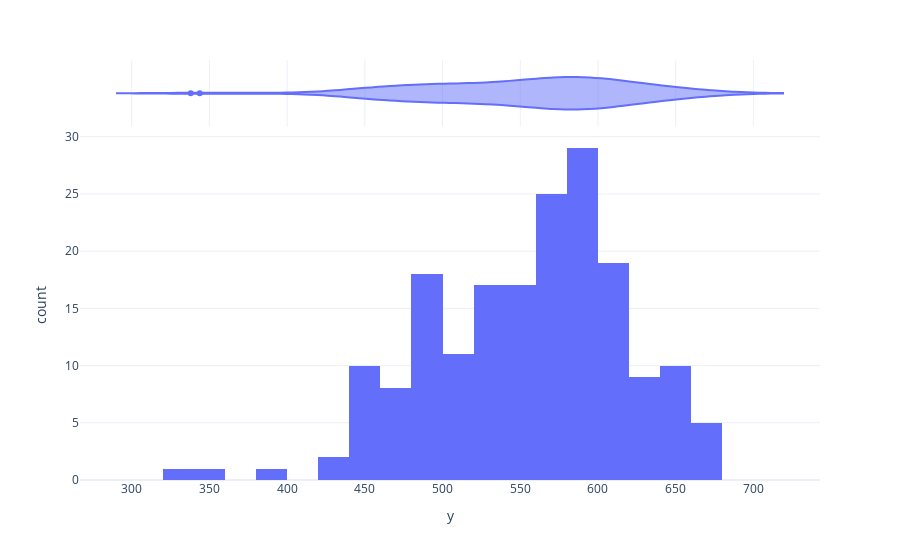

Source (notebook cell):
### Code cell
px.histogram(df3, x = "y", marginal = "violin")

### Figure 1 — Plotly figure (JSON) as saved in the notebook; plotly's stock layout.template omitted (floating-point values rounded to 4 significant figures; data arrays with more than 128 entries replaced by an {"elided": "..."} marker saying what was removed)
{"data": [{"alignmentgroup": "True", "bingroup": "x", "hovertemplate": "y=%{x}<br>count=%{y}<extra></extra>", "legendgroup": "", "marker": {"color": "#636efa", "pattern": {"shape": ""}}, "name": "", "offsetgroup": "", "orientation": "v", "showlegend": false, "type": "histogram", "x": {"elided": "183 float values"}, "xaxis": "x", "yaxis": "y"}, {"alignmentgroup": "True", "hovertemplate": "y=%{x}<extra></extra>", "legendgroup": "", "marker": {"color": "#636efa"}, "name": "", "offsetgroup": "", "scalegroup": "x", "showlegend": false, "type": "violin", "x": {"elided": "183 float values"}, "xaxis": "x2", "yaxis": "y2"}], "layout": {"barmode": "relative", "legend": {"tracegroupgap": 0}, "margin": {"t": 60}, "xaxis": {"anchor": "y", "domain": [0, 1], "title": {"text": "y"}}, "xaxis2": {"anchor": "y2", "domain": [0, 1], "matches": "x", "showgrid": true, "showticklabels": false}, "yaxis": {"anchor": "x", "domain": [0, 0.8316], "title": {"text": "count"}}, "yaxis2": {"anchor": "x2", "domain": [0.8416, 1], "matches": "y2", "showgrid": false, "showline": false, "showticklabels": false, "ticks": ""}}}
